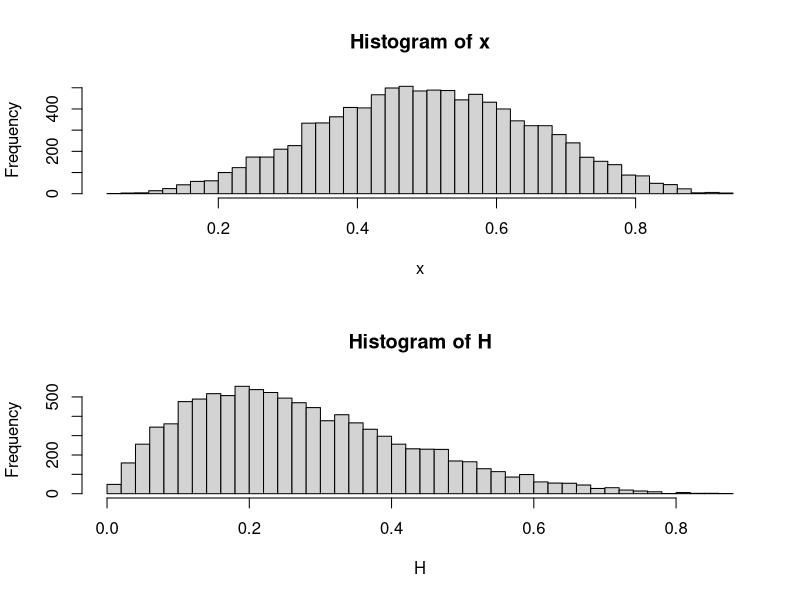
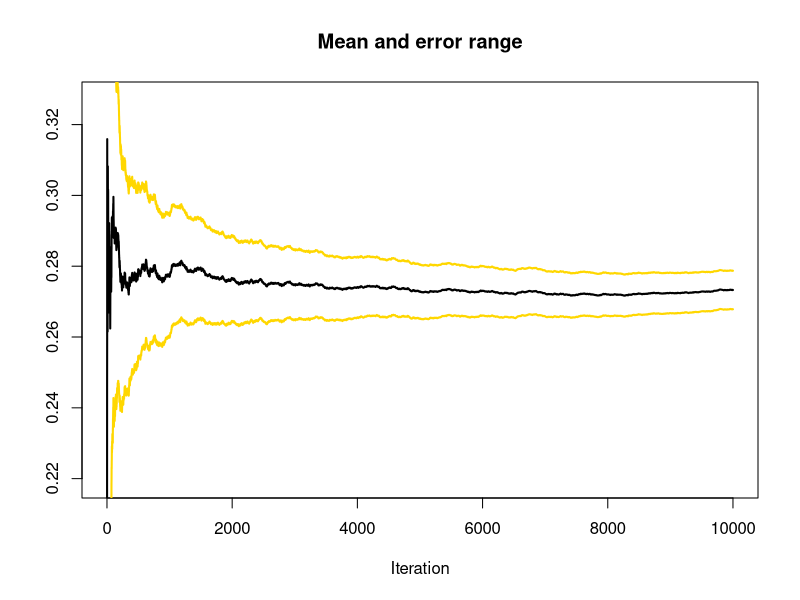
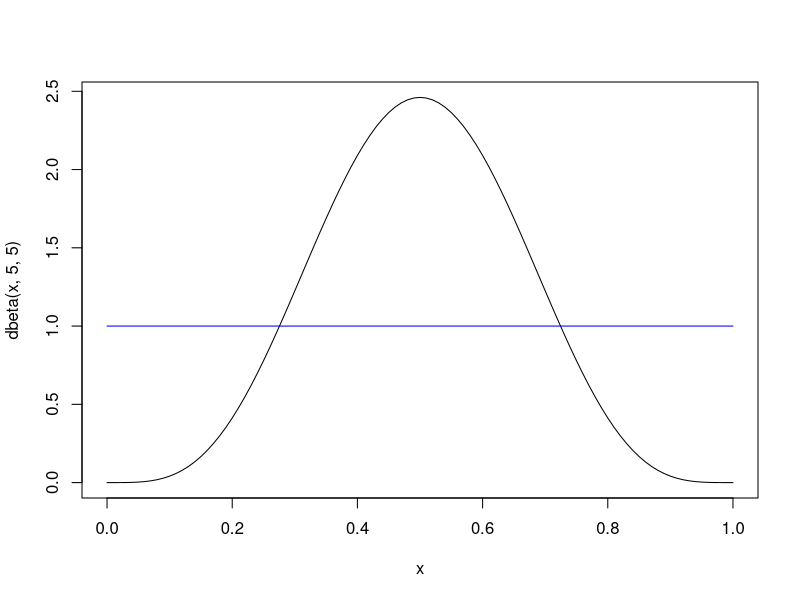
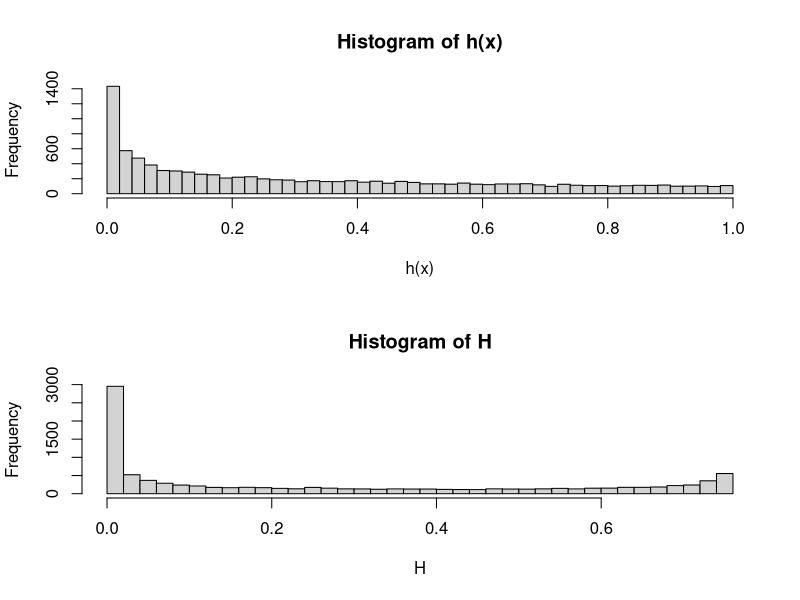
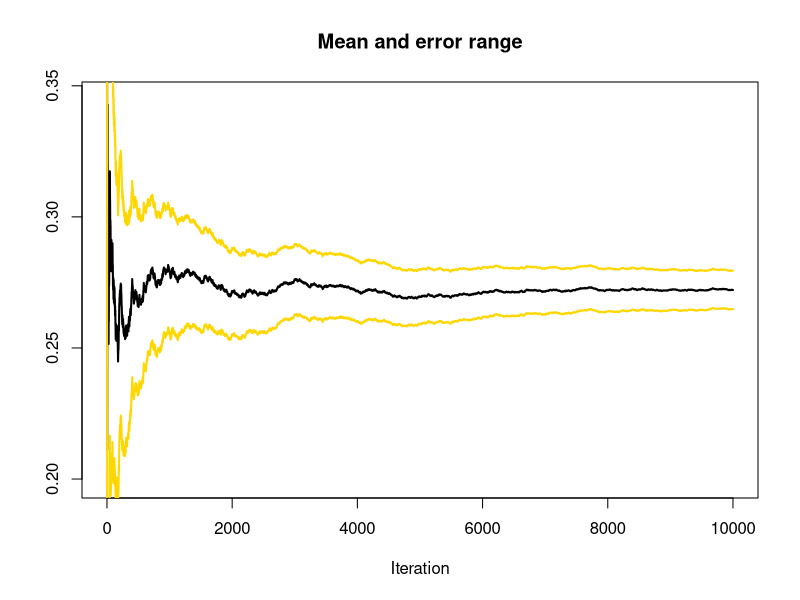
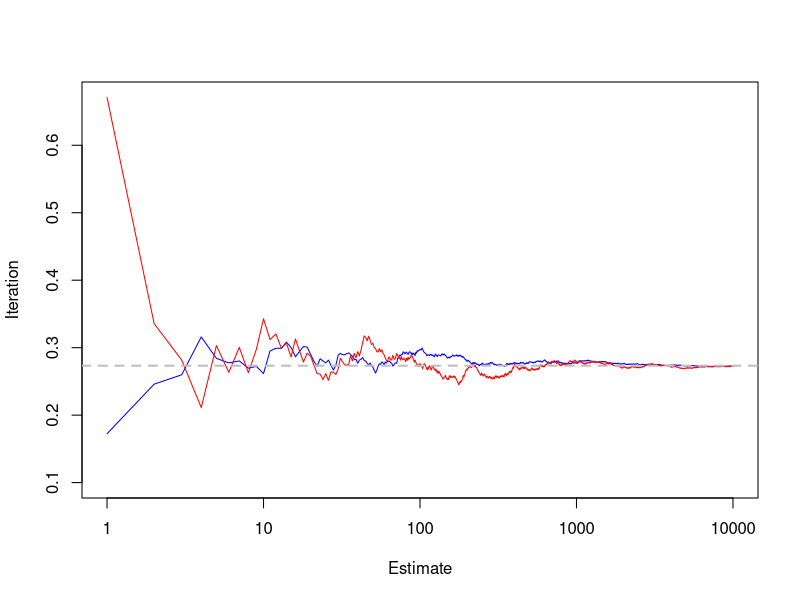
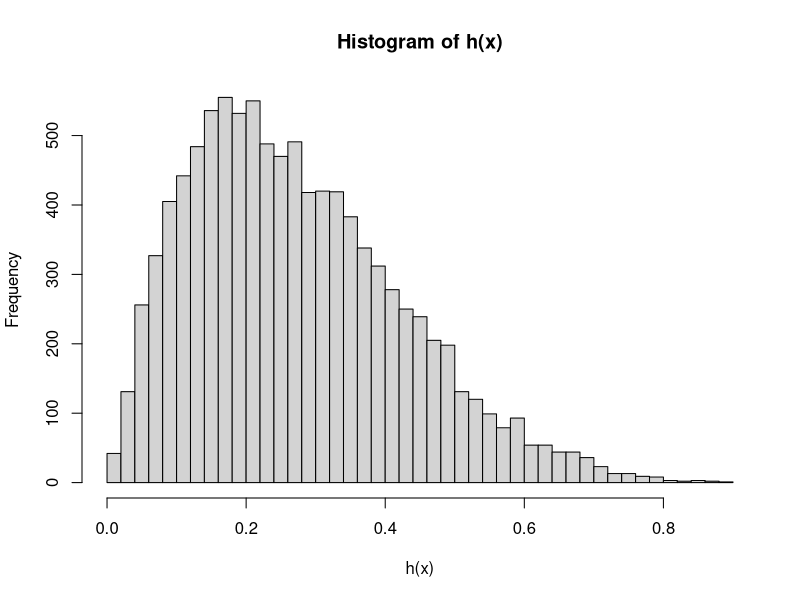

Write R code to recreate these figures, in order.
#regular MC integration vs. importance sampling

#What's the E(x^2) when X~Beta(5,5)?
Nsim = 1e4
h = function(x) x^2
x = rbeta(Nsim, 5, 5)
H = h(x)
par(mfrow = c(2,1))
hist(x, breaks=40)
hist(H, breaks=40)
#think of this next line like a mean of all the samples up to each iteration
estint_regular = cumsum(H)/(1:Nsim) 
mean(H)
esterr = sqrt(cumsum((x-estint_regular)^2))/(1:Nsim)
par(mfrow = c(1,1))
plot(estint_regular, main="Mean and error range",type="l", xlab='Iteration',
     lwd=2, ylim=mean(H)+20*c(-esterr[Nsim],esterr[Nsim]), ylab='')
lines(estint_regular+2*esterr,col="gold",lwd=2)
lines(estint_regular-2*esterr,col="gold",lwd=2)

#Again, but with importance sampling. 
#g(x) ~ U(0,1)
#f(x) ~ Beta(5,5)
#E(h(x)) = 1/n * sum( f(x)/g(x) *h(x) )
curve(dbeta(x, 5,5))
curve(dunif(x), col='blue', add=TRUE)
Nsim = 1e4
h = function(x) x^2
x = runif(Nsim)
g = function(x) dunif(x)
f = function(x) dbeta(x, 5, 5)
weights = f(x) / g(x)
H = weights * h(x)
par(mfrow = c(2,1))
hist(h(x), breaks=40)
hist(H, breaks=40) #are you surprised that this looks different than up above?
#think of this next line like a mean of all the samples up to each iteration
estint_importance = cumsum(H)/(1:Nsim) 
mean(H)
esterr = sqrt(cumsum((x-estint_importance)^2))/(1:Nsim)
par(mfrow = c(1,1))
plot(estint_importance, main="Mean and error range",type="l", xlab='Iteration',
     lwd=2, ylim=mean(H)+20*c(-esterr[Nsim],esterr[Nsim]), ylab='')
lines(estint_importance+2*esterr,col="gold",lwd=2)
lines(estint_importance-2*esterr,col="gold",lwd=2)

plot(y = estint_regular, x = 1:Nsim, type='l', col='blue',
     ylab = 'Iteration', xlab = 'Estimate', log='x',
     ylim=c(0.1, max(estint_regular, estint_importance)))
#try this with and without the "log = 'x'" parameter
lines(y = estint_importance, x = 1:Nsim, col='red')
abline(h=estint_regular[Nsim], lty=2, lwd=2, col='grey')
#so regular MC integration will converge to the true value
#before importance sampling

#related question:
#what % of x^2 distribution is less than 0.2?
#Regular MC Integration
Nsim = 1e4
h = function(x) x^2
x = rbeta(Nsim, 5, 5)
par(mfrow = c(1,1))
hist(h(x), breaks=40)
mean(H < 0.2)

#Importance Sampling
Nsim = 1e4
h = function(x) x^2
x = runif(Nsim)
g = function(x) dunif(x)
f = function(x) dbeta(x, 5, 5)
weights = f(x)/g(x)
mean((weights * h(x)) < 0.2) #no, that's not right...
indicators = (h(x) < 0.2) #the indicators of h < 0.2 is analagous to h(x)
mean(weights * indicators) #yes!


